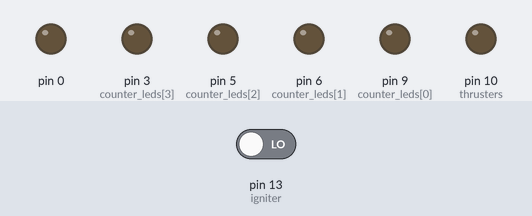
Simulated run of this sketch. Board: Arduino Uno, built with avr-gcc and run on an emulated ATmega328P. Parts: output pins drawn as LEDs (lit = HIGH). The test bench sets the inputs (shaded band); at power-on: pin 13 (igniter) LOW. Random numbers use the default seed unless the sketch sets one.

Above: at 1.2 s.
1.3 s: pin 13 (igniter) driven HIGH
At 2.05 s:
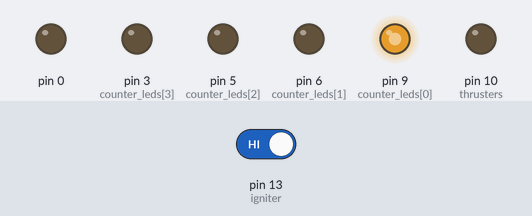
At 3.47 s:
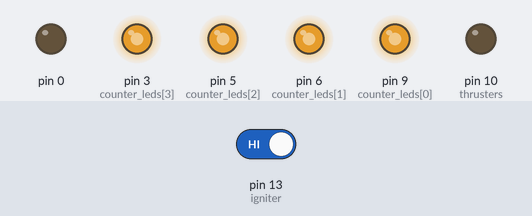
Timing chart, 0 to 29.4 s (numbered marks = the images above; inputs shaded):
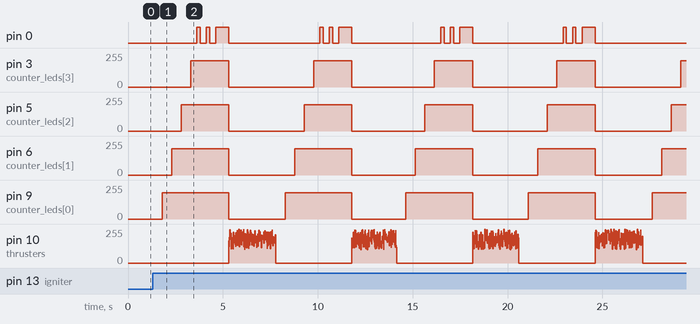

Measured:
- after the input at 1.3 s, pin 0: LOW → HIGH after 2.3 s, then repeats every 6.5 s: LOW 0.32 s, HIGH 0.18 s, LOW 0.32 s, HIGH 0.68 s, LOW 4.8 s, HIGH 0.18 s; pin 3 (counter_leds[3]): alternates 198/255 for 2.0 s and 0/255 for 4.5 s, starting after 2.0 s

The sketch:

Rocket_Shield_Code.ino
```cpp
//Rocket_Shield Code
//By Jaime Cababie

//Pin numbers for the counter leds in the Rocket_Shield
int counter_leds[] = {9, 6, 5, 3};

//Declaring the trusters in the Rocket_Shield
int thrusters = 10;

//Setup the push button
int igniter = 13;

int igniter_value = 0;


void setup() {


  // Set counter_pins to output to power the leds.
  for (int i = 0; i < sizeof(counter_leds); i++) {
    pinMode(counter_leds[i], OUTPUT);
  }
  //Set thruster pins to output to power the leds.
  pinMode(thrusters, OUTPUT);

  // Set the pushbutton pin to input
  pinMode(igniter, INPUT);

}

void loop() {
  // Read if the button is being pressed
  igniter_value = digitalRead(igniter); \
  if ( igniter_value == 1) {
    // initilize the ignition sequence if the button is pressed
    ignition_sequence();
  }

}


void ignition_sequence() {

  //Turn the couters one by one.
  for (int i = 0; i < sizeof(counter_leds); i++) {
    for (int j = 0; j < 200; j += 2) {
      analogWrite(counter_leds[i], j);
      delay(5);
    }

    // turn off the counters
  }
  for (int i = 0; i < sizeof(counter_leds); i++) {
    digitalWrite( counter_leds[i], LOW);
  }
  //the Thrusters start
  for (int i = 0; i < 200; i++) {
    analogWrite(thrusters, int(random(100, 255)));
    delay(int(random(5, 20)));
  }
  digitalWrite(thrusters, LOW);

}
```
